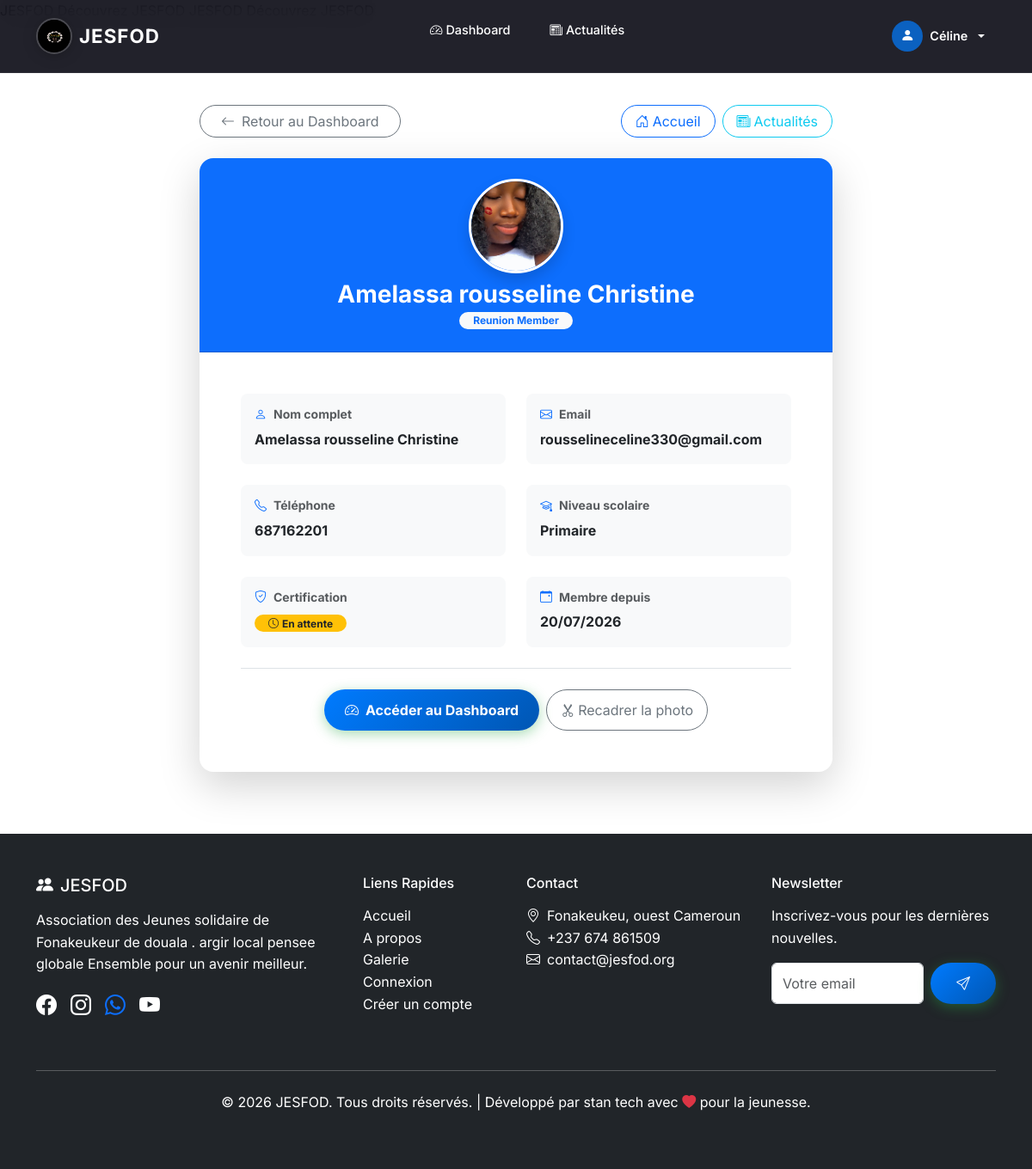
The page /menber/profile/ (signed in) on the database its author committed.
### menber_JESFOD/models.py (models this page shows, shortened)
class Member(models.Model):
    ROLE_CHOICES = [
        ('bureau', 'Bureau Member'),
        ('reunion', 'Reunion Member'),
    ]
    POSITION_CHOICES = [
        ('president', 'Président(e)'),
        ('vice_president', 'Vice-Président(e)'),
        ('secretaire_general', 'Secrétaire Général(e)'),
        ('secretaire_adjoint', 'Vice-Secrétaire'),
        ('censeur', 'Censeur'),
        ('charge_culturel', 'Chargé(e) des Affaires Culturelles'),
        ('charge_com', 'Chargé(e) de Communication'),
        ('charge_animation', 'Chargé(e) Animation'),
        ('tresorier', 'Trésorier(e)'),
        ('tresorier_adjoint', 'Trésorier(e) Adjoint(e)'),
        ('commissaire_comptes', 'Commissaire aux Comptes'),
        ('charge_sport', 'Chargé(e) des Sports'),
        ('sante', 'Chargé(e) de la Santé'),
        ('conseiller', 'Conseiller(e)'),
        ('membre', 'Membre du Bureau'),
        ('membre_reunion', 'Membre de Réunion'),
    ]
    SCHOOL_LEVEL_CHOICES = [
        ('primaire', 'Primaire'),
        ('college', 'Collège'),
        ('lycee', 'Lycée'),
        ('universite', 'Université'),
        ('master', 'Master'),
        ('doctorat', 'Doctorat'),
    ]
    user = models.OneToOneField(User, on_delete=models.CASCADE)
    name = models.CharField(max_length=100)
    email = models.EmailField()
    phone = models.CharField(max_length=20, blank=True)
    address = models.TextField(blank=True)
    profile_photo = models.ImageField(upload_to='profiles/', blank=True, null=True)
    school_level = models.CharField(max_length=20, choices=SCHOOL_LEVEL_CHOICES, blank=True)
    role = models.CharField(max_length=10, choices=ROLE_CHOICES, default='reunion')
    position = models.CharField(max_length=50, choices=POSITION_CHOICES, default='membre',
                                help_text="Poste occupé au sein du bureau (si applicable)")
    is_certified = models.BooleanField(default=False)
    certification_date = models.DateTimeField(null=True, blank=True)
    activities = models.TextField(blank=True, help_text="Activités et responsabilités du membre")
    @property
    def is_bureau(self):
        return self.role == 'bureau'
    def get_school_level_display(self):
        return dict(self.SCHOOL_LEVEL_CHOICES).get(self.school_level, 'Non renseigné')

### menber_JESFOD/views_fixed.py (the view)
# urls.py: path('profile/', MemberDetailView.as_view(), name='profile'),
class MemberDetailView(DetailView):
    model = Member
    template_name = 'menber_JESFOD/profile.html'
    context_object_name = 'member'
    def get_object(self):
        return Member.objects.get(user=self.request.user)
    def get_context_data(self, **kwargs):
        context = super().get_context_data(**kwargs)
        context['is_member_page'] = True
        return context

### menber_JESFOD/templates/menber_JESFOD/profile.html (shortened to what this page needs)
{% extends 'base.html' %}
{% block extra_head %}
<link href="https://cdnjs.cloudflare.com/ajax/libs/cropperjs/1.5.12/cropper.min.css" rel="stylesheet">
{% endblock %}
{% block content %}
<div class="container mt-4 py-4">
  <div class="row justify-content-center">
    <div class="col-lg-8">
      <div class="d-flex justify-content-between align-items-center mb-4 flex-wrap gap-2">
        <a href="{% url 'member_dashboard' %}" class="btn btn-outline-secondary rounded-pill px-4">
          <i class="bi bi-arrow-left me-2"></i>Retour au Dashboard
        </a>
        <div class="d-flex gap-2">
          <a href="{% url 'home' %}" class="btn btn-outline-primary rounded-pill px-3">
            <i class="bi bi-house-door me-1"></i>Accueil
          </a>
          <a href="{% url 'news_list' %}" class="btn btn-outline-info rounded-pill px-3">
            <i class="bi bi-newspaper me-1"></i>Actualités
          </a>
        </div>
      </div>
      <div class="card border-0 shadow-lg rounded-4 overflow-hidden">
        <div class="card-header bg-primary text-white text-center py-4">
          {% if member.profile_photo %}
            <img src="{{ member.profile_photo.url }}" class="rounded-circle shadow border border-3 border-white mb-2" alt="{{ member.name }}" style="width: 110px; height: 110px; object-fit: cover;">
          {% else %}
            <div class="rounded-circle shadow d-flex align-items-center justify-content-center fw-bold text-primary bg-white mx-auto mb-2" style="width: 110px; height: 110px; font-size: 2.5rem;">
              {{ member.name.0|upper }}
            </div>
          {% endif %}
          <h3 class="fw-bold mb-0">{{ member.name }}</h3>
          <span class="badge bg-light text-primary rounded-pill px-3 py-1 mt-1">{{ member.get_role_display }}</span>
        </div>
        <div class="card-body p-4 p-md-5">
          <div class="row g-4">
            <div class="col-md-6">
              <div class="p-3 bg-light rounded-3">
                <h6 class="text-muted small fw-bold"><i class="bi bi-person me-2 text-primary"></i>Nom complet</h6>
                <p class="fw-bold mb-0 text-dark">{{ member.name }}</p>
              </div>
            </div>
            <div class="col-md-6">
              <div class="p-3 bg-light rounded-3">
                <h6 class="text-muted small fw-bold"><i class="bi bi-envelope me-2 text-primary"></i>Email</h6>
                <p class="fw-bold mb-0 text-dark">{{ member.email }}</p>
              </div>
            </div>
            <div class="col-md-6">
              <div class="p-3 bg-light rounded-3">
                <h6 class="text-muted small fw-bold"><i class="bi bi-telephone me-2 text-primary"></i>Téléphone</h6>
                <p class="fw-bold mb-0 text-dark">{{ member.phone|default:"Non renseigné" }}</p>
              </div>
            </div>
            <div class="col-md-6">
              <div class="p-3 bg-light rounded-3">
                <h6 class="text-muted small fw-bold"><i class="bi bi-mortarboard me-2 text-primary"></i>Niveau scolaire</h6>
                <p class="fw-bold mb-0 text-dark">{{ member.get_school_level_display|default:"Non renseigné" }}</p>
              </div>
            </div>
            <div class="col-md-6">
              <div class="p-3 bg-light rounded-3">
                <h6 class="text-muted small fw-bold"><i class="bi bi-shield-check me-2 text-primary"></i>Certification</h6>
                {% if member.is_certified %}
                  <span class="badge bg-success rounded-pill px-3 py-1"><i class="bi bi-check-circle me-1"></i>Certifié</span>
                {% else %}
                  <span class="badge bg-warning text-dark rounded-pill px-3 py-1"><i class="bi bi-clock me-1"></i>En attente</span>
                {% endif %}
              </div>
            </div>
            <div class="col-md-6">
              <div class="p-3 bg-light rounded-3">
                <h6 class="text-muted small fw-bold"><i class="bi bi-calendar-event me-2 text-primary"></i>Membre depuis</h6>
                <p class="fw-bold mb-0 text-dark">{{ member.user.date_joined|date:"d/m/Y" }}</p>
              </div>
            </div>
          </div>
          <div class="mt-4 pt-4 border-top text-center d-flex justify-content-center flex-wrap gap-2">
            <a href="{% url 'member_dashboard' %}" class="btn btn-primary rounded-pill px-4 fw-bold">
              <i class="bi bi-speedometer2 me-2"></i>Accéder au Dashboard
            </a>
            {% if member.profile_photo %}
              <button type="button" class="btn btn-outline-secondary rounded-pill px-3" data-bs-toggle="modal" data-bs-target="#cropModal">
                <i class="bi bi-scissors me-1"></i>Recadrer la photo
              </button>
            {% endif %}
          </div>
        </div>
      </div>
    </div>
  </div>
</div>
{% endblock %}

### JESFOD_PROJECT/templates/base.html (shortened to what this page needs)
{% load static %}
<!DOCTYPE html>
<html lang="fr">
<head>
    <link href="https://cdn.jsdelivr.net/npm/bootstrap@5.3.3/dist/css/bootstrap.min.css" rel="stylesheet">
    <link href="https://cdn.jsdelivr.net/npm/bootstrap-icons@1.11.3/font/bootstrap-icons.css" rel="stylesheet">
    <link href="https://cdnjs.cloudflare.com/ajax/libs/animate.css/4.1.1/animate.min.css" rel="stylesheet">
    <link rel="stylesheet" href="{% static 'css/style.css' %}">
    {% block extra_head %}{% endblock %}
</head>
<body>
<nav class="jesfod-navbar navbar navbar-expand-lg fixed-top navbar-dark" id="mainNav">
    <div class="container">
        <a class="navbar-brand d-flex align-items-center gap-2" href="{% url 'home' %}">
            <img src="{% static 'images/logo.jpeg' %}" alt="Logo JESFOD" width="42" height="42" class="rounded-circle logo-hero">
            <span class="brand-name fw-bold">JESFOD</span>
        </a>
        <div class="offcanvas offcanvas-end text-bg-dark" tabindex="-1" id="navbarOffcanvas" aria-labelledby="navbarOffcanvasLabel">
            <div class="offcanvas-body">
                <ul class="navbar-nav mx-auto mb-2 mb-lg-0 gap-1">
                    {% if user.is_authenticated %}
                    {% if is_member_page %}
                    <li class="nav-item">
                        <a class="nav-link nav-pill-link" href="{% url 'member_dashboard' %}"><i class="bi bi-speedometer2 me-1"></i>Dashboard</a>
                    </li>
                    <li class="nav-item">
                        <a class="nav-link nav-pill-link" href="{% url 'news_list' %}"><i class="bi bi-newspaper me-1"></i>Actualités</a>
                    </li>
                    {% endif %}
                    {% endif %}
                </ul>
                <ul class="navbar-nav align-items-center gap-2 mt-4 mt-lg-0">
                    {% if user.is_authenticated %}
                        <li class="nav-item dropdown w-100 w-lg-auto text-center text-lg-start">
                            <a class="nav-link dropdown-toggle d-flex align-items-center justify-content-center justify-content-lg-start gap-2 nav-user-btn" href="#" role="button" data-bs-toggle="dropdown">
                                <div class="user-avatar-sm">
                                    <i class="bi bi-person-fill"></i>
                                </div>
                                <span class="fw-semibold">{{ user.username }}</span>
                            </a>
                        </li>
                    {% endif %}
                </ul>
            </div>
        </div>
    </div>
</nav>
    <main class="pt-5">
        {% block content %}{% endblock %}
    </main>
    <footer class="bg-dark text-white py-5 mt-5">
        <div class="container">
            <div class="row">
                <div class="col-lg-4 mb-4">
                    <h5 class="mb-3"><i class="bi bi-people-fill me-2 text-light-green"></i>JESFOD</h5>
                    <p>Association des Jeunes solidaire  de Fonakeukeur de douala . argir local pensee globale Ensemble pour un avenir meilleur.</p>
                    <div class="d-flex gap-3">
                        <a href="https://web.facebook.com/groups/367541119929232/events" class="text-white"><i class="bi bi-facebook fs-4"></i></a>
                        <a href="https://vt.tiktok.com/ZS9ePpjALuUoM-Sc5Da/" class="text-white"><i class="bi bi-instagram fs-4"></i></a>
                        <a href="https://chat.whatsapp.com/LVOzfSy7LtFAonZo5Kwwvy?mode=gi_t"><i class="bi bi-whatsapp fs-4"></i></a>
                        <a href="https://vt.tiktok.com/ZS9ePpjALuUoM-Sc5Da/" class="text-white"><i class="bi bi-youtube fs-4"></i></a>
                    </div>
                </div>
                <div class="col-lg-2 col-md-6 mb-4">
                    <h6 class="mb-3">Liens Rapides</h6>
                    <ul class="list-unstyled">
                        <li><a href="#accueil" class="text-white text-decoration-none">Accueil</a></li>
                        <li><a href="#apropos" class="text-white text-decoration-none">A propos</a></li>
                        <li><a href="#galerie" class="text-white text-decoration-none">Galerie</a></li>
                        <li><a href="{% url 'login' %}" class="text-white text-decoration-none">Connexion</a></li>
                         <li><a href="{% url 'register' %}" class="text-white text-decoration-none">Créer un compte</a></li>
                    </ul>
                </div>
                <div class="col-lg-3 col-md-6 mb-4">
                    <h6 class="mb-3">Contact</h6>
                    <ul class="list-unstyled">
                        <li><i class="bi bi-geo-alt me-2"></i>Fonakeukeu,  ouest Cameroun</li>
                        <li><i class="bi bi-telephone me-2"></i>+237 674 861509</li>
                        <li><i class="bi bi-envelope me-2"></i>contact@jesfod.org</li>
                    </ul>
                </div>
                <div class="col-lg-3 mb-4">
                    <h6 class="mb-3">Newsletter</h6>
                    <p>Inscrivez-vous pour les dernières nouvelles.</p>
                    <form class="d-flex">
                        <input type="email" class="form-control me-2" placeholder="Votre email">
                        <button class="btn btn-success"><i class="bi bi-send"></i></button>
                    </form>
                </div>
            </div>
            <hr class="my-4">
            <div class="text-center">
                <p>&copy; 2026 JESFOD. Tous droits réservés. | Développé  par stan tech avec <i class="bi bi-heart-fill text-danger"></i> pour la jeunesse.</p>
            </div>
        </div>
    </footer>
</body>
</html>

### JESFOD_PROJECT/static/css/style.css (style rules this page uses)
:root { --primary-blue: #007BFF; --secondary-blue: #0056b3; --primary-green: #28a745; --secondary-green: #20c997; --light-blue: #e3f2fd; --light-green: #e9f7ef; --gray: #6c757d; --light-gray: #f8f9fa; --white: #ffffff; --dark: #0f1117; --card-radius: 20px; --transition: all 0.3s ease; }
body { font-family: 'Inter', 'Segoe UI', Tahoma, Geneva, Verdana, sans-serif; line-height: 1.6; color: #333; background-color: var(--white); }
.jesfod-navbar { background: rgba(10, 10, 20, 0.9) !important; backdrop-filter: blur(16px); -webkit-backdrop-filter: blur(16px); border-bottom: 1px solid rgba(255,255,255,0.07); padding: 0.6rem 0; transition: var(--transition); }
.brand-name { font-size: 1.4rem; letter-spacing: 1px; color: #fff !important; }
.logo-hero { border: 2px solid rgba(255,255,255,0.2); transition: var(--transition); filter: drop-shadow(0 2px 6px rgba(0,0,0,0.4)); }
.nav-pill-link { color: rgba(255,255,255,0.82) !important; padding: 0.45rem 1rem !important; border-radius: 50px !important; font-size: 0.9rem; font-weight: 500; transition: var(--transition); }
.nav-user-btn { color: rgba(255,255,255,0.9) !important; font-size: 0.9rem; }
.user-avatar-sm { width: 36px; height: 36px; border-radius: 50%; background: rgba(0,123,255,0.7); display: flex; align-items: center; justify-content: center; font-size: 1rem; color: #fff; }
.navbar-brand, .nav-link { color: var(--white) !important; }
.btn-primary, .btn-success { background: linear-gradient(135deg, var(--primary-blue), var(--secondary-blue)); border: none; box-shadow: 0 4px 15px rgba(0, 123, 255, 0.4); padding: 12px 30px; border-radius: 50px; font-weight: 600; transition: all 0.3s ease; box-shadow: 0 4px 15px rgba(40, 167, 69, 0.4); color: var(--white); }
.card { border: none; border-radius: 20px; overflow: hidden; transition: transform 0.3s ease; box-shadow: 0 4px 15px rgba(0,0,0,0.1); }
.navbar { padding: 1rem 0; }
.nav-link { transition: all 0.3s ease; margin: 0 5px; }
.navbar-brand img.logo-hero { transition: all 0.3s ease; filter: drop-shadow(0 2px 8px rgba(0,0,0,0.3)); }

### rows shown on the page
Member: profile_photo (picture), name "Amelassa rousseline Christine", role "Reunion Member", email "rousselineceline330@gmail.com", phone "687162201", school_level "Primaire", user.date_joined "20/07/2026"

### other values the page prints
{{ user.username }} "Céline"
